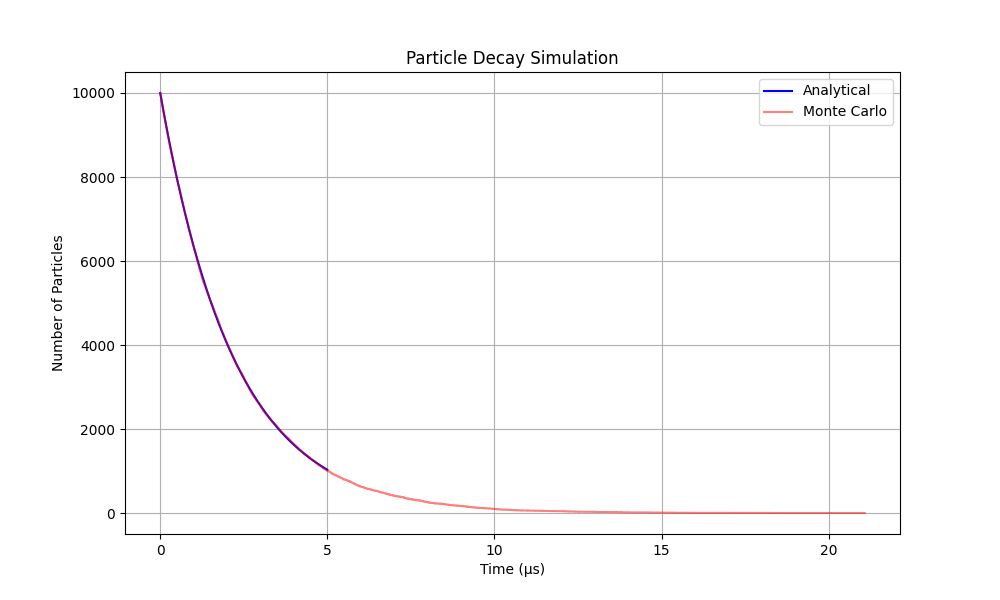

Recreate this plot in Python.
import numpy as np
import matplotlib.pyplot as plt

# Description: This program simulates the exponential decay of a radioactive particle,
# such as a muon, using a Monte Carlo approach to model the number of remaining particles
# over time. It demonstrates particle physics concepts like half-life.

# Parameters
N0 = 10000  # Initial number of particles
tau = 2.2e-6  # Mean lifetime (s, e.g., muon)
t = np.linspace(0, 5e-6, 1000)  # Time (s)

# Decay probability
decay_prob = 1 - np.exp(-t / tau)
particles = N0 * np.exp(-t / tau)

# Monte Carlo simulation
rng = np.random.default_rng()
decays = rng.exponential(tau, N0)
decay_times = np.sort(decays)
remaining = N0 - np.arange(N0)

# Plot
plt.figure(figsize=(10, 6))
plt.plot(t * 1e6, particles, 'b-', label='Analytical')
plt.step(decay_times * 1e6, remaining, 'r-', label='Monte Carlo', alpha=0.5)
plt.title('Particle Decay Simulation')
plt.xlabel('Time (μs)')
plt.ylabel('Number of Particles')
plt.legend()
plt.grid(True)
plt.show()
